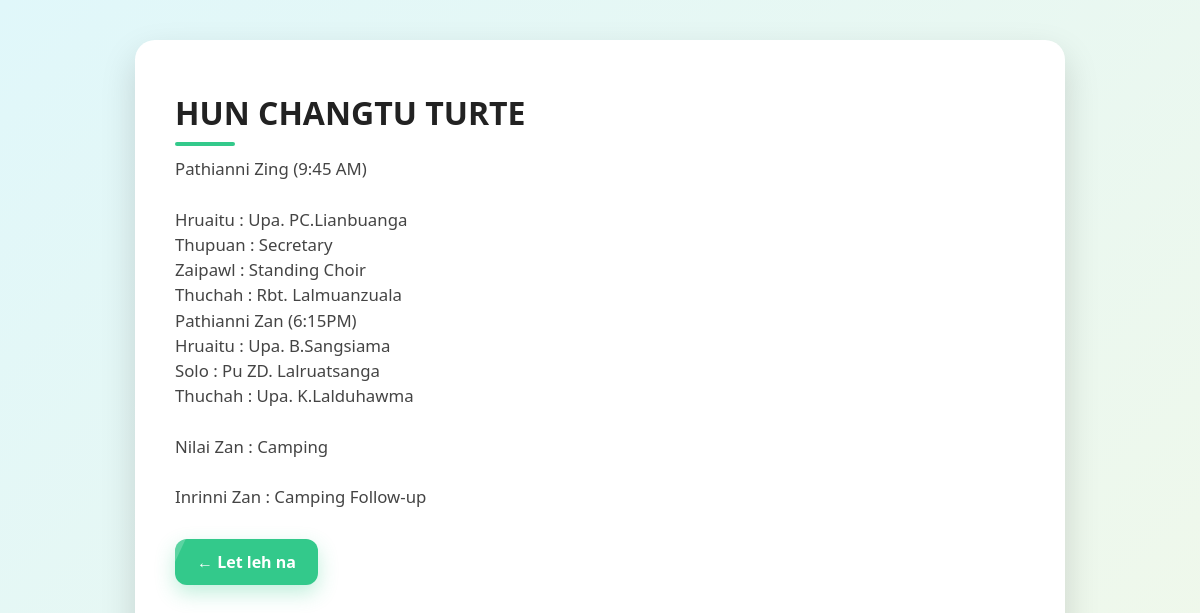
Page /side.php?id=20&date=2025-11-16 on the committed database.
### tables this page shows
CREATE TABLE `side_sections` (
  `id` int(11) NOT NULL,
  `title` varchar(255) NOT NULL,
  `content` text NOT NULL,
  `created_at` date NOT NULL
);

### side.php (the view, shortened to what this page needs)
<?php
include('db.php');
$sideId = $_GET['id'] ?? null;
$filterDate = $_GET['date'] ?? date('Y-m-d');
$stmt = $conn->prepare("SELECT * FROM side_sections WHERE id=? LIMIT 1");
$stmt->bind_param("i", $sideId);
$stmt->execute();
$result = $stmt->get_result();
$side = $result->fetch_assoc();
?>
<!DOCTYPE html>
<html lang="en">
<head>
</head>
<body>
<div class="container">
    <h1><?= htmlspecialchars($side['title']) ?></h1>
    <div class="content"><?= htmlspecialchars($side['content']) ?></div>
    <a href="index.php?date=<?= htmlspecialchars($filterDate) ?>" class="back-btn">← Let leh na</a>
</div>
</body>
</html>

### side.php (style rules this page uses)
body { font-family:"Segoe UI", Roboto, sans-serif; background: linear-gradient(135deg, #e0f7fa, #f1f8e9); padding:40px 20px; display:flex; justify-content:center; min-height:100vh; margin:0; animation: fadeInBody 1s ease; }
.container { width:100%; max-width:850px; background:#ffffff; padding:30px 40px; border-radius:20px; box-shadow: 0 15px 35px rgba(0,0,0,0.15); position: relative; overflow: hidden; animation: fadeInContent 0.8s ease forwards; opacity:0; }
h1 { font-size:2rem; margin-bottom:10px; color:#222; position: relative; }
h1::after { content:""; display:block; width:60px; height:4px; background:#33C98B; border-radius:2px; margin-top:8px; transition: width 0.4s ease; }
.content { line-height:1.5; font-size:1.05rem; color:#444; margin-bottom:30px; white-space: pre-wrap; word-wrap: break-word; }
.back-btn { display:inline-block; padding:12px 22px; background: #33C98B; color:#fff; border-radius:12px; text-decoration:none; font-weight:600; box-shadow: 0 8px 20px rgba(51,201,139,0.3); transition: 0.4s all; position: relative; overflow: hidden; }
.back-btn::before { content:""; position:absolute; top:0; left:-100%; width:100%; height:100%; background:rgba(255,255,255,0.2); transform: skewX(-25deg); transition: all 0.5s; }

### rows in the picture
side_sections: title "HUN CHANGTU TURTE", content "Pathianni Zing (9:45 AM) Hruaitu : Upa. PC.Lianbuanga Thupuan : Secretary Zaipawl : Standing Choir Thuchah : Rbt. Lalmuanzuala Pathianni Zan (6:15PM) Hruaitu : Upa. B.Sangsiama Solo : Pu ZD. Lalruatsanga Thuchah : Upa. K.Lalduhawma Nilai Zan : Camping Inrinni Zan : Camping Follow-up"
